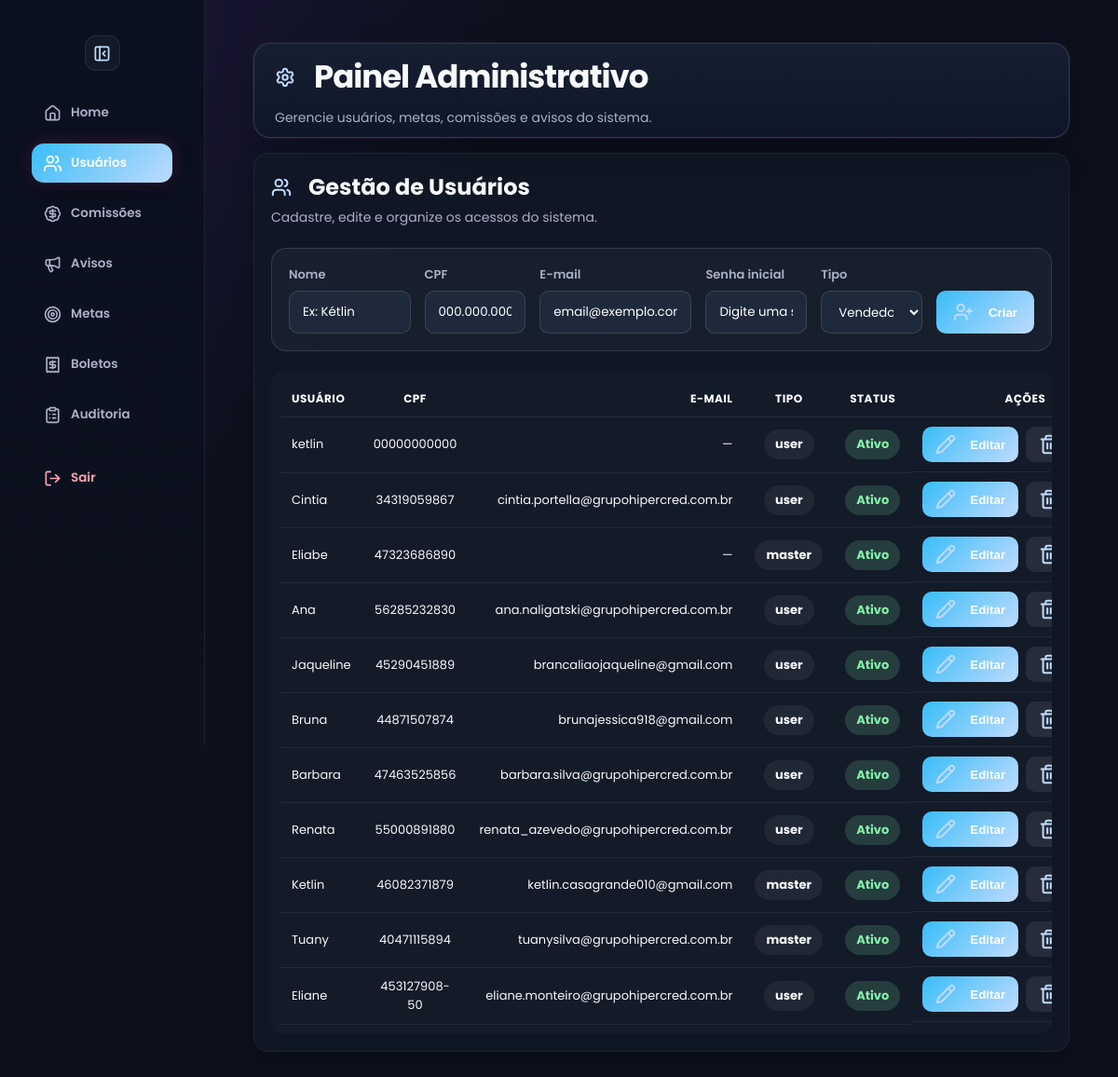
The app's page /admin (signed in) with its own data.
### tables this page shows
CREATE TABLE usuarios (
    id INTEGER PRIMARY KEY AUTOINCREMENT,
    usuario TEXT UNIQUE,
    senha TEXT,
    tipo TEXT
, tema TEXT DEFAULT 'rose', cpf TEXT, email TEXT, ativo INTEGER DEFAULT 1, ultimo_login TEXT);

### app.py (the view, shortened to what this page needs)
@app.route("/admin")
@apenas_admin
def admin():
    conn = conectar()
    cursor = conn.cursor()
    aba = request.args.get("aba", "usuarios")
    pagina = max(1, int(request.args.get("pagina", 1)))
    por_pagina = 50
    offset = (pagina - 1) * por_pagina
    q = request.args.get("q", "").strip()
    banco = request.args.get("banco", "").strip()
    produto = request.args.get("produto", "").strip()
    competencia_filtro = request.args.get("competencia", "").strip()
    usuario_filtro = request.args.get("usuario_id", "").strip()
    ordenar = request.args.get("ordenar", "banco")
    direcao = request.args.get("direcao", "asc")
    campos_validos = {
        "banco": "banco",
        "produto": "produto",
        "comissao": "CAST(REPLACE(comissao, ',', '.') AS REAL)"
    }
    campo = campos_validos.get(ordenar, "banco")
    ordem = "DESC" if direcao == "desc" else "ASC"
    cursor.execute("""
        SELECT *
        FROM usuarios
        ORDER BY id DESC
    """)
    usuarios = cursor.fetchall()
    cursor.execute("""
        SELECT *
        FROM avisos
        ORDER BY id DESC
    """)
    avisos = cursor.fetchall()
    boletos = []
    cursor.execute("SELECT * FROM logs ORDER BY id DESC LIMIT 50")
    logs = cursor.fetchall()
    cursor.execute(
    "SELECT COUNT(*) FROM vendas WHERE date(data)=date('now')")
    vendas_hoje = cursor.fetchone()[0]
    cursor.execute("SELECT COUNT(*) FROM usuarios")
    total_usuarios = cursor.fetchone()[0]
    cursor.execute("""
    SELECT COUNT(*)
    FROM logs
    WHERE acao = 'GEROU TERMO'
    AND date(data_hora)=date('now')
    """)
    termos_hoje = cursor.fetchone()[0]
    cursor.execute("PRAGMA table_info(logs)")
    print(cursor.fetchall())
    base_sql = """
        FROM comissoes
        WHERE 1=1
    """
    parametros = []
    parametros_count = []
    if banco:
        base_sql += " AND banco = ? "
        parametros.append(banco)
        parametros_count.append(banco)
    if produto:
        base_sql += " AND produto = ? "
        parametros.append(produto)
        parametros_count.append(produto)
    cursor.execute(
        "SELECT COUNT(*) " + base_sql,
        parametros_count
    )
    total_comissoes = cursor.fetchone()[0]
    total_paginas = ceil(total_comissoes / por_pagina) if total_comissoes > 0 else 1
    cursor.execute("SELECT * FROM logs ORDER BY id DESC LIMIT 50")
    logs = cursor.fetchall()
    cursor.execute("SELECT COUNT(*) FROM vendas WHERE date(data)=date('now')")
    vendas_hoje = cursor.fetchone()[0]
    cursor.execute("SELECT COUNT(*) FROM usuarios")
    total_usuarios = cursor.fetchone()[0]
    cursor.execute("""
    SELECT COUNT(*)
    FROM logs
    WHERE acao = 'GEROU TERMO'
    """)
    termos_hoje = cursor.fetchone()[0]
    cursor.execute("""
        SELECT DISTINCT banco
        FROM comissoes
        ORDER BY banco
    """)
    lista_bancos = cursor.fetchall()
    cursor.execute("""
        SELECT DISTINCT produto
        FROM comissoes
        ORDER BY produto
    """)
    lista_produtos = cursor.fetchall()
    comissoes = []
    if session.get("tipo") == "master":
        sql = """
            SELECT *
        """ + base_sql + f"""
            ORDER BY {campo} {ordem}
            LIMIT ?
            OFFSET ?
        """
        parametros_lista = parametros + [por_pagina, offset]
        cursor.execute(sql, parametros_lista)
        comissoes = cursor.fetchall()
        print("TOTAL LISTADO:", len(comissoes))
        if comissoes:
            print("PRIMEIRO ID:", comissoes[0]["id"])
            print("ULTIMO ID:", comissoes[-1]["id"])
    cursor.execute("""
        SELECT *
        FROM meta_produto
    """)
    metas = cursor.fetchall()
    sql_metas = """
    SELECT
        meta_usuario_produto.*,
        usuarios.usuario
    FROM meta_usuario_produto
    JOIN usuarios
        ON usuarios.id = meta_usuario_produto.usuario_id
    WHERE 1=1
"""
    params_metas = []
    if competencia_filtro:
        sql_metas += " AND meta_usuario_produto.competencia = ? "
        params_metas.append(competencia_filtro)
    if usuario_filtro:
        sql_metas += " AND meta_usuario_produto.usuario_id = ? "
        params_metas.append(usuario_filtro)
    sql_metas += """
        ORDER BY
            meta_usuario_produto.competencia DESC,
            usuarios.usuario ASC,
            meta_usuario_produto.produto ASC
    """
    cursor.execute(sql_metas, params_metas)
    metas_usuarios = cursor.fetchall()
    conn.close()
    return render_template(
        "admin.html",
        usuarios=usuarios,
        comissoes=comissoes,
        avisos=avisos,
        metas=metas,
        logs=logs,
        vendas_hoje=vendas_hoje,
        termos_hoje=termos_hoje,
        total_usuarios=total_usuarios,
        metas_usuarios=metas_usuarios,
        lista_bancos=lista_bancos,
        lista_produtos=lista_produtos,
        boletos=boletos,
        pagina=pagina,
        total_paginas=total_paginas,
        ordenar=ordenar,
        direcao=direcao,
        pagina_ativa=aba,
        competencia_filtro=competencia_filtro,
        usuario_filtro=usuario_filtro,
        tipo=session["tipo"]
    )

### app.py (called while the page is built)
def tema_usuario():
    if "usuario_id" not in session:
        return "rose"
    conn = conectar()
    cursor = conn.cursor()
    cursor.execute("""
        SELECT tema
        FROM usuarios
        WHERE id = ?
    """, (session["usuario_id"],))
    user = cursor.fetchone()
    conn.close()
    return user["tema"] if user and user["tema"] else "rose"

@app.context_processor
def variaveis_globais():
    return {
        "tema": tema_usuario()
    }

def conectar():
    conn = sqlite3.connect("banco.db")
    conn.row_factory = sqlite3.Row
    return conn

def apenas_admin(f):
    @wraps(f)
    def wrapper(*args, **kwargs):
        if "usuario" not in session:
            return redirect("/")
        if session.get("tipo") not in ["adm", "master"]:
            return redirect("/home")
        return f(*args, **kwargs)
    return wrapper

### templates/admin.html (shortened to what this page needs)
<!DOCTYPE html>
<html lang="pt-br" data-theme="{{ tema }}">
<head>
<link rel="stylesheet" href="{{ url_for('static', filename='design.css') }}">
<link rel="stylesheet" href="{{ url_for('static', filename='style.css') }}">
<link rel="stylesheet" href="{{ url_for('static', filename='style.css') }}">
</head>
<body>
<div class="sidebar" id="sidebar">
    <button class="toggle-btn sidebar-toggle" onclick="toggleSidebar()" title="Recolher menu">
        <i data-lucide="panel-left-close"></i>
    </button>
    <a href="/home"
       class="{% if pagina_ativa == 'home' %}active{% endif %}">
        <i data-lucide="home"></i>
        <span class="text">Home</span>
    </a>
    {% if tipo|lower|trim in ["master","adm","admin"] %}
    <a href="/admin?aba=usuarios"
       class="{% if pagina_ativa == 'usuarios' %}active{% endif %}">
        <i data-lucide="users"></i>
        <span class="text">Usuários</span>
    </a>
    {% if tipo|lower|trim == "master" %}
    <a href="/admin?aba=comissoes"
       class="{% if pagina_ativa == 'comissoes' %}active{% endif %}">
        <i data-lucide="badge-dollar-sign"></i>
        <span class="text">Comissões</span>
    </a>
    {% endif %}
    <a href="/admin?aba=avisos"
       class="{% if pagina_ativa == 'avisos' %}active{% endif %}">
        <i data-lucide="megaphone"></i>
        <span class="text">Avisos</span>
    </a>
    <a href="/admin?aba=metas"
       class="{% if pagina_ativa == 'metas' %}active{% endif %}">
        <i data-lucide="target"></i>
        <span class="text">Metas</span>
    </a>
    <a href="/admin?aba=boletos"
   class="{% if pagina_ativa == 'boletos' %}active{% endif %}">
    <i data-lucide="receipt"></i>
    <span class="text">Boletos</span>
</a>
    <a href="/auditoria"
       class="{% if pagina_ativa == 'auditoria' %}active{% endif %}">
        <i data-lucide="clipboard-list"></i>
        <span class="text">Auditoria</span>
    </a>
    {% endif %}
    <a href="/logout">
        <i data-lucide="log-out"></i>
        <span class="text">Sair</span>
    </a>
</div>
<div class="conteudo">
<div class="page">
<div class="topo admin-topo">
    <div>
        <h1>
            <i data-lucide="settings"></i>
            Painel Administrativo
        </h1>
        <span>Gerencie usuários, metas, comissões e avisos do sistema.</span>
    </div>
</div>
<div id="usuarios" class="admin-box">
    <div class="box">
        <div class="admin-section-title">
    <div>
        <h2>
            <i data-lucide="users"></i>
            Gestão de Usuários
        </h2>
        <p>Cadastre, edite e organize os acessos do sistema.</p>
    </div>
</div>
<form method="POST" action="/admin/usuario/criar" class="admin-user-form admin-user-form-completo">
    <div>
        <label>Nome</label>
        <input name="usuario" placeholder="Ex: Kétlin" required>
    </div>
    <div>
        <label>CPF</label>
        <input name="cpf" placeholder="000.000.000-00">
    </div>
    <div>
        <label>E-mail</label>
        <input type="email" name="email" placeholder="email@exemplo.com">
    </div>
    <div>
        <label>Senha inicial</label>
        <input type="password" name="senha" placeholder="Digite uma senha" required>
    </div>
    <div>
        <label>Tipo</label>
        <select name="tipo" required>
        <option value="user">Vendedora</option>
    </select>
    </div>
    <div class="admin-user-action">
        <button class="btn-criar-usuario">
            <i data-lucide="user-plus"></i>
            Criar
        </button>
    </div>
</form>
        <div class="table-wrapper">
            <table>
                <tr>
                    <th>Usuário</th>
                    <th>CPF</th>
                    <th>E-mail</th>
                    <th>Tipo</th>
                    <th>Status</th>
                    <th>Ações</th>
                </tr>
             {% for u in usuarios %}
<tr id="linha-view-{{ u['id'] }}" class="linha-view-user">
    <td>{{ u["usuario"] }}</td>
    <td>{{ u["cpf"] or "—" }}</td>
    <td>{{ u["email"] or "—" }}</td>
    <td>
        <span class="badge-tipo">{{ u["tipo"] }}</span>
    </td>
    <td>
    {% if u["ativo"] == 1 %}
        <span class="badge-ativo">Ativo</span>
    {% else %}
        <span class="badge-inativo">Inativo</span>
    {% endif %}
</td>
<td class="acoes">
    {% if tipo|lower|trim == "master" or u["tipo"] != "master" %}
        <button type="button"
        class="btn-editar-user"
        onclick="abrirModalUsuario(
            '{{ u['id'] }}',
            '{{ u['usuario']|e }}',
            '{{ u['cpf'] or '' }}',
            '{{ u['email'] or '' }}',
            '{{ u['tipo'] }}',
            '{{ u['ativo'] }}'
        )">
    <i data-lucide="pencil"></i>
    Editar
    </button>
        <a class="btn-excluir-user"
           href="/admin/usuario/deletar/{{ u['id'] }}"
           onclick="return confirm('Deseja excluir este usuário?')">
            <i data-lucide="trash-2"></i>
        </a>
    {% else %}
        <span class="badge-tipo">
            Acesso protegido
        </span>
    {% endif %}
</td>
</tr>
{% endfor %}
            </table>
        </div>
    </div>
</div>
</div>
</body>
</html>

### records on screen
usuarios: usuario "ketlin", cpf "00000000000", email "—", tipo "user", ativo "Ativo"
usuarios: usuario "Cintia", cpf "34319059867", email "cintia.portella@grupohipercred.com.br", tipo "user", ativo "Ativo"
usuarios: usuario "Eliabe", cpf "47323686890", email "—", tipo "master", ativo "Ativo"
usuarios: usuario "Ana", cpf "56285232830", email "ana.naligatski@grupohipercred.com.br", tipo "user", ativo "Ativo"
usuarios: usuario "Jaqueline", cpf "45290451889", email "brancaliaojaqueline@gmail.com", tipo "user", ativo "Ativo"
usuarios: usuario "Bruna", cpf "44871507874", email "brunajessica918@gmail.com", tipo "user", ativo "Ativo"
usuarios: usuario "Barbara", cpf "47463525856", email "barbara.silva@grupohipercred.com.br", tipo "user", ativo "Ativo"
usuarios: usuario "Renata", cpf "55000891880", email "renata_azevedo@grupohipercred.com.br", tipo "user", ativo "Ativo"
usuarios: usuario "Ketlin", cpf "46082371879", email "ketlin.casagrande010@gmail.com", tipo "master", ativo "Ativo"
usuarios: usuario "Tuany", cpf "40471115894", email "tuanysilva@grupohipercred.com.br", tipo "master", ativo "Ativo"
usuarios: usuario "Eliane", cpf "453127908-50", email "eliane.monteiro@grupohipercred.com.br", tipo "user", ativo "Ativo"
